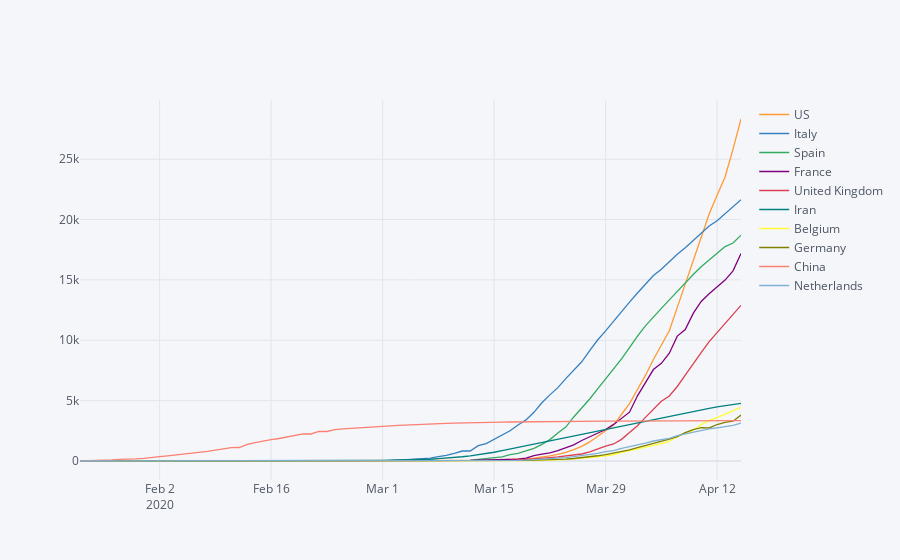

Notebook code cell kept with this figure:
### Markdown cell above
### Number of deaths (top 10 countries)

### Code cell
latest_data = deaths_df[deaths_df.index==latest_date]
top_10_deaths = latest_data.apply(pd.Series.nlargest,axis=1,n=10).columns
deaths_df[top_10_deaths].iplot()
